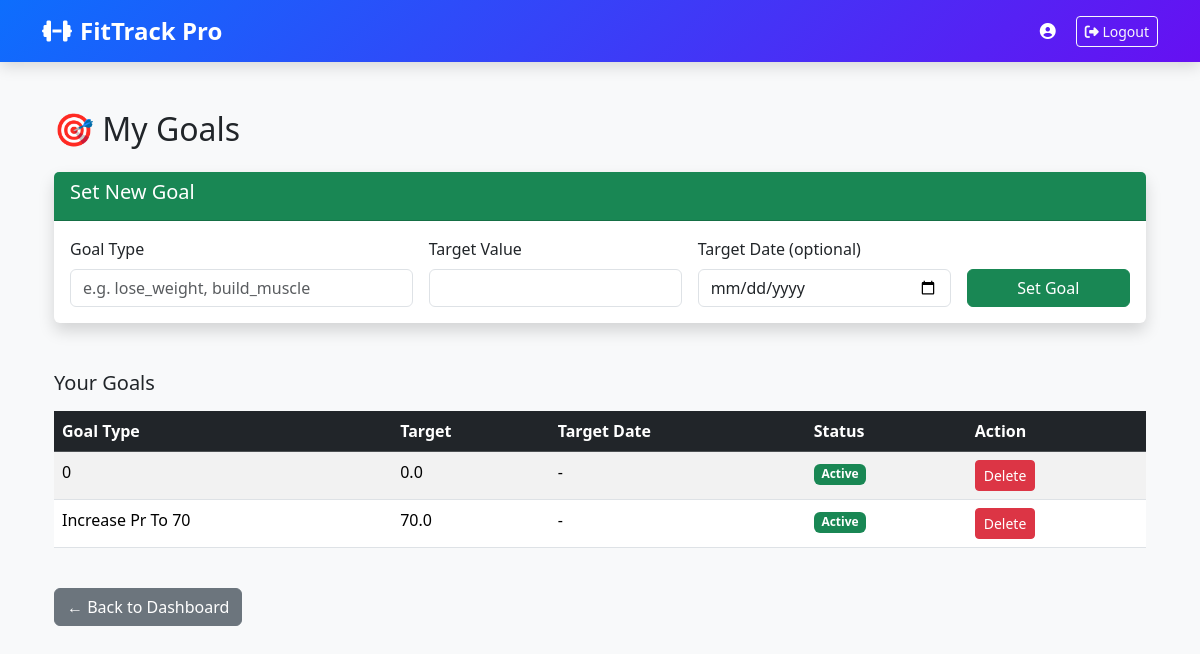
The page /goals (signed in) on the database its author committed.
### tables this page shows
CREATE TABLE Goals (
        goal_id INTEGER PRIMARY KEY AUTOINCREMENT,
        user_id INTEGER NOT NULL,
        goal_type TEXT NOT NULL,         -- e.g. 'lose_weight', 'build_muscle'
        target_value REAL,
        target_date TEXT,
        is_active INTEGER DEFAULT 1,
        created_at TEXT DEFAULT CURRENT_TIMESTAMP,
        FOREIGN KEY (user_id) REFERENCES Users(user_id) ON DELETE CASCADE
    );

### app.py (the view, shortened to what this page needs)
@app.route("/goals", methods=["GET", "POST"])
def goals():
    if "user_id" not in session:
        return redirect(url_for("login"))
    user_id = session["user_id"]
    conn = get_db()
    goals_list = conn.execute('''
        SELECT goal_id, goal_type, target_value, target_date, is_active, created_at
        FROM Goals
        WHERE user_id = ?
        ORDER BY created_at DESC
    ''', (user_id,)).fetchall()
    conn.close()
    return render_template("goals.html", goals=goals_list)

### app.py (called while the page is built)
def get_db():
    conn = sqlite3.connect(DB_FILE)
    conn.row_factory = sqlite3.Row
    return conn

### templates/goals.html
{% extends "base.html" %}
{% block content %}
<div class="container mt-5">
    <h2 class="mb-4">🎯 My Goals</h2>
    <div class="card mb-5 shadow">
        <div class="card-header bg-success text-white">
            <h5>Set New Goal</h5>
        </div>
        <div class="card-body">
            <form method="POST" class="row g-3">
                <div class="col-md-4">
                    <label class="form-label">Goal Type</label>
                    <input type="text" name="goal_type" class="form-control" required
                           placeholder="e.g. lose_weight, build_muscle">
                </div>
                <div class="col-md-3">
                    <label class="form-label">Target Value</label>
                    <input type="number" step="0.1" name="target_value" class="form-control" required>
                </div>
                <div class="col-md-3">
                    <label class="form-label">Target Date (optional)</label>
                    <input type="date" name="target_date" class="form-control">
                </div>
                <div class="col-md-2 d-flex align-items-end">
                    <button type="submit" class="btn btn-success w-100">Set Goal</button>
                </div>
            </form>
        </div>
    </div>
    <h5 class="mb-3">Your Goals</h5>
    {% if goals %}
    <div class="table-responsive">
        <table class="table table-striped">
            <thead class="table-dark">
                <tr>
                    <th>Goal Type</th>
                    <th>Target</th>
                    <th>Target Date</th>
                    <th>Status</th>
                    <th>Action</th>
                </tr>
            </thead>
            <tbody>
                {% for goal in goals %}
                <tr>
                    <td>{{ goal['goal_type'] | replace("_", " ") | title }}</td>
                    <td>{{ goal['target_value'] }}</td>
                    <td>{{ goal['target_date'] or '-' }}</td>
                    <td>
                        <span class="badge bg-{{ 'success' if goal['is_active'] else 'secondary' }}">
                            {{ 'Active' if goal['is_active'] else 'Inactive' }}
                        </span>
                    </td>
                    <td>
                        <a href="{{ url_for('delete_goal', goal_id=goal['goal_id']) }}"
                           class="btn btn-sm btn-danger"
                           onclick="return confirm('Delete this goal?')">Delete</a>
                    </td>
                </tr>
                {% endfor %}
            </tbody>
        </table>
    </div>
    {% else %}
    <div class="alert alert-info">
        No goals set yet.
    </div>
    {% endif %}
    <div class="mt-4">
        <a href="{{ url_for('index') }}" class="btn btn-secondary">← Back to Dashboard</a>
    </div>
</div>
{% endblock %}

### templates/base.html (style rules this page uses)
body { background-color: #f8f9fa; font-family: 'Segoe UI', Tahoma, Geneva, Verdana, sans-serif; }
.card { transition: all 0.3s ease; border: none; }

### rows shown on the page
Goals: goal_type "0", target_value "0.0", goal "-", is_active "Active"
Goals: goal_type "Increase Pr To 70", target_value "70.0", goal "-", is_active "Active"
